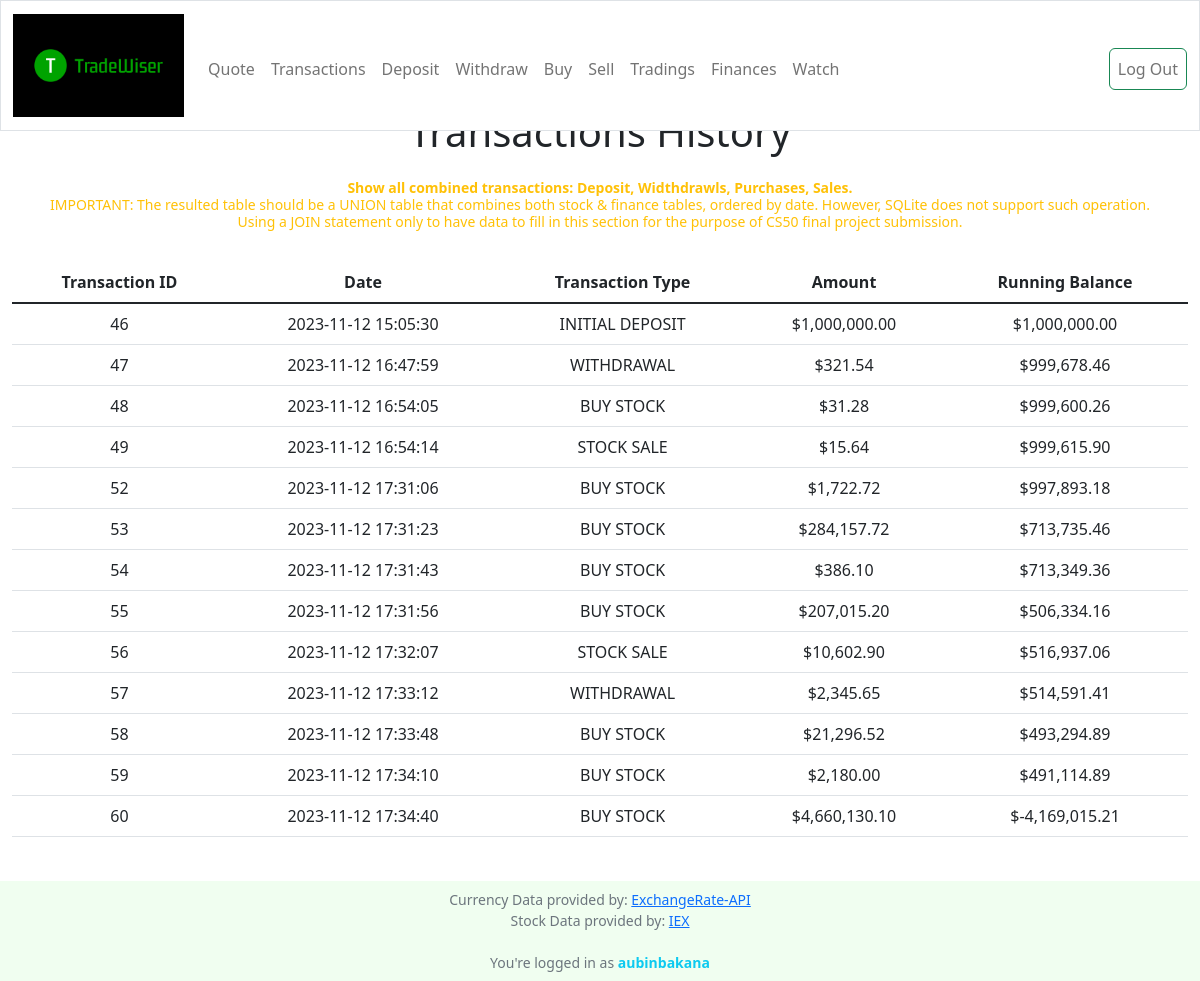
Page /transactions (signed in) on the committed database.
### tables this page shows
CREATE TABLE finance (
   id INTEGER PRIMARY KEY AUTOINCREMENT NOT NULL,
   date DATETIME NOT NULL,
   owner INTEGER NOT NULL, 
   type VARCHAR(10) NOT NULL,
   amount NUMERIC NOT NULL,
   running_balance NUMERIC NOT NULL
);

### app.py (the view)
@app.route("/transactions")
def transactions():
    CURRENT_USER = session["user_id"]
    transactions = db.execute("WITH user_finance AS (SELECT f.id, f.date, f.owner, f.type, f.amount, f.running_balance FROM finance AS f JOIN trading AS t ON f.id = f.id WHERE f.owner = ?) SELECT DISTINCT * FROM user_finance", CURRENT_USER)
    return render_template("transactions.html", transactions=transactions)

### app.py (called while the page is built)
@app.after_request
def after_request(response):
    response.headers["Cache-Control"] = "no-cache, no-store, must-revalidate"
    response.headers["Expires"] = 0
    response.headers["Pragma"] = "no-cache"
    return response

### utilities.py (called while the page is built)
def USD_money(money):
    return f"${money:,.2f}"

### templates/transactions.html (shortened to what this page needs)
{% extends "layout.html" %}
{% block main %}
    <div class="section">
        <p class="h1 pb-3">Transactions History</p>
        <h1 class="small text-warning">
            <span><strong class="test-primary">
                Show all combined transactions: Deposit, Widthdrawls, Purchases, Sales.<br>
            </strong></span>
            IMPORTANT: The resulted table should be a UNION table that combines both stock & finance tables, ordered by date. However, SQLite does not support such operation.<br>
            Using a JOIN statement only to have data to fill in this section for the purpose of CS50 final project submission.
        </h1><br>
        <table class="table table-hover" data-toggle="table">
            <thead>
                <tr>
                    <th data-sortable="true" scope="col">Transaction ID</th>
                    <th data-sortable="true" scope="col">Date</th>
                    <th data-sortable="true" scope="col">Transaction Type</th>
                    <th data-sortable="true" scope="col">Amount</th>
                    <th data-sortable="true" scope="col">Running Balance</th>
                </tr>
            </thead>
            <tbody class="table-group-divider">
                {% for item in transactions %}
                <tr>
                    <td>{{ item.id }}</td>
                    <td>{{ item.date }}</td>
                    <td>{{ item.type }}</td>
                    <td>{{ item.amount|usd}}</td>
                    <td>{{ item.running_balance|usd }}</td>
                </tr>
                {% endfor %}
            </tbody>
        </table>
    </div>
{% endblock %}

### static/styles.css (style rules this page uses)
body::before { display: block; content: ''; height: 60px }
body::after { display: block; content: ''; height: 80px }

### rows in the picture
finance: id "46", date "2023-11-12 15:05:30", type "INITIAL DEPOSIT", amount "$1,000,000.00", running_balance "$1,000,000.00"
finance: id "47", date "2023-11-12 16:47:59", type "WITHDRAWAL", amount "$321.54", running_balance "$999,678.46"
finance: id "48", date "2023-11-12 16:54:05", type "BUY STOCK", amount "$31.28", running_balance "$999,600.26"
finance: id "49", date "2023-11-12 16:54:14", type "STOCK SALE", amount "$15.64", running_balance "$999,615.90"
finance: id "52", date "2023-11-12 17:31:06", type "BUY STOCK", amount "$1,722.72", running_balance "$997,893.18"
finance: id "53", date "2023-11-12 17:31:23", type "BUY STOCK", amount "$284,157.72", running_balance "$713,735.46"
finance: id "54", date "2023-11-12 17:31:43", type "BUY STOCK", amount "$386.10", running_balance "$713,349.36"
finance: id "55", date "2023-11-12 17:31:56", type "BUY STOCK", amount "$207,015.20", running_balance "$506,334.16"
finance: id "56", date "2023-11-12 17:32:07", type "STOCK SALE", amount "$10,602.90", running_balance "$516,937.06"
finance: id "57", date "2023-11-12 17:33:12", type "WITHDRAWAL", amount "$2,345.65", running_balance "$514,591.41"
finance: id "58", date "2023-11-12 17:33:48", type "BUY STOCK", amount "$21,296.52", running_balance "$493,294.89"
finance: id "59", date "2023-11-12 17:34:10", type "BUY STOCK", amount "$2,180.00", running_balance "$491,114.89"
finance: id "60", date "2023-11-12 17:34:40", type "BUY STOCK", amount "$4,660,130.10", running_balance "$-4,169,015.21"

### other values in the picture
{{ session["username"] }} "aubinbakana"
